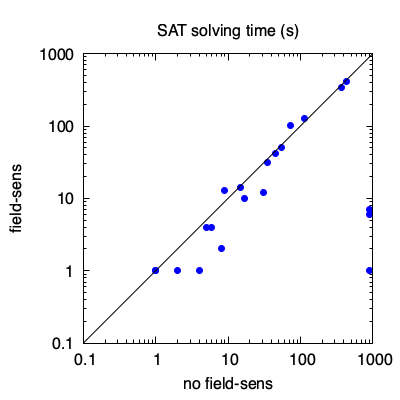

Here is the gnuplot script that generated this plot:
set term pngcairo size 400, 400
set output 'sat-time.png'
set logscale xy
set xlabel 'no field-sens'
set ylabel 'field-sens'
set xrange [0:1000]
set yrange [0:1000]
set size ratio 1
set title 'SAT solving time (s)'
plot 'sat-time.txt' using 2:1 with points pt 7 ps 1 lc rgb 'blue' notitle, \
    x with line lt 1 lc rgb 'black' notitle

